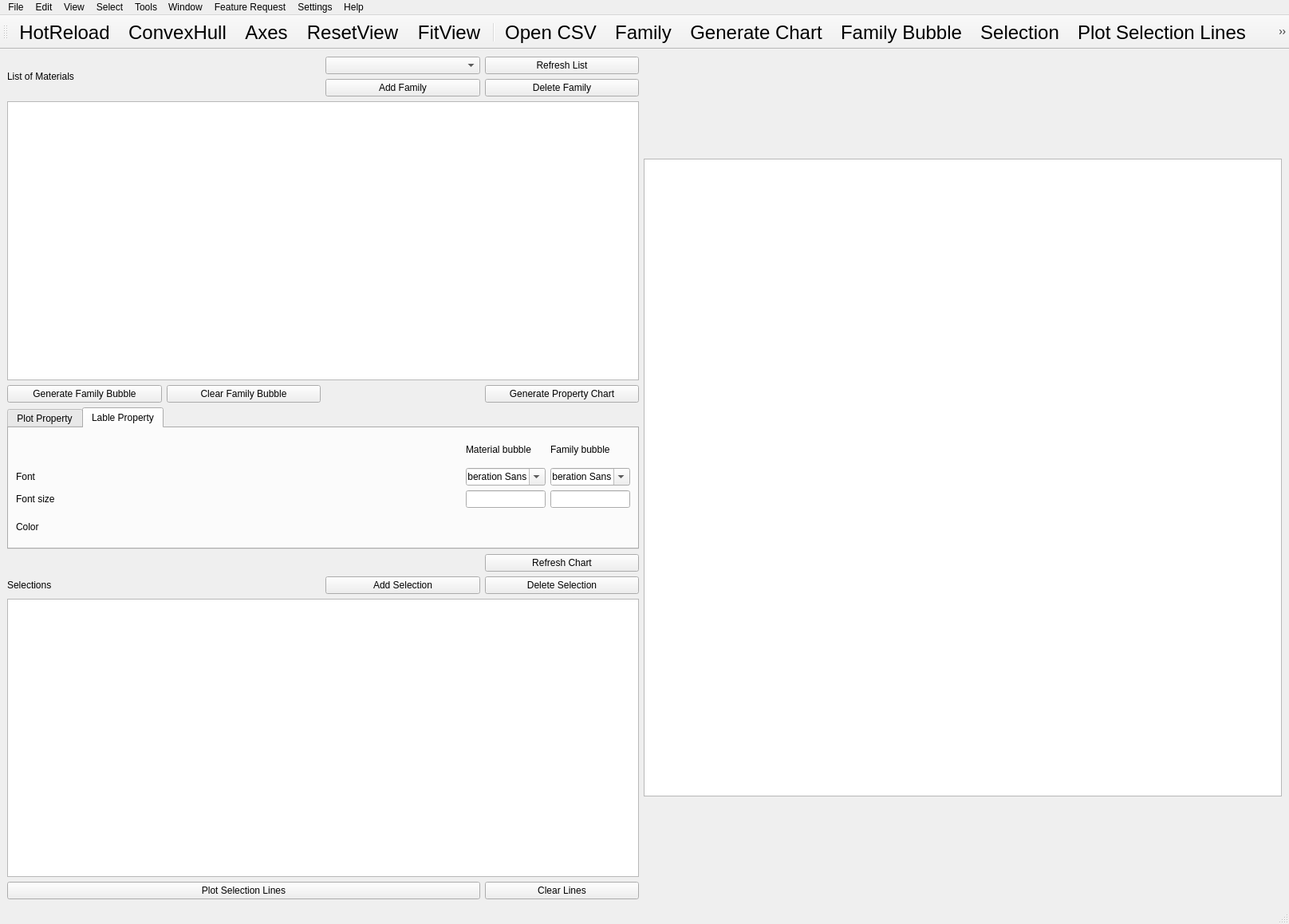
<?xml version="1.0" encoding="UTF-8"?>
<ui version="4.0">
 <class>MainWindow</class>
 <widget class="QMainWindow" name="MainWindow">
  <property name="geometry">
   <rect>
    <x>0</x>
    <y>0</y>
    <width>1616</width>
    <height>1159</height>
   </rect>
  </property>
  <property name="windowTitle">
   <string>MainWindow</string>
  </property>
  <widget class="QWidget" name="centralwidget">
   <layout class="QHBoxLayout" name="horizontalLayout" stretch="1,10">
    <item>
     <layout class="QGridLayout" name="gridLayout">
      <property name="leftMargin">
       <number>0</number>
      </property>
      <property name="topMargin">
       <number>0</number>
      </property>
      <property name="horizontalSpacing">
       <number>6</number>
      </property>
      <item row="11" column="0" colspan="4">
       <widget class="QListView" name="listView"/>
      </item>
      <item row="12" column="3" rowspan="2">
       <widget class="QPushButton" name="Plot_clear">
        <property name="text">
         <string>Clear Lines</string>
        </property>
       </widget>
      </item>
      <item row="10" column="3">
       <widget class="QPushButton" name="pushButton_5">
        <property name="text">
         <string>Delete Selection</string>
        </property>
       </widget>
      </item>
      <item row="9" column="3">
       <widget class="QPushButton" name="Plot_Refresh_2">
        <property name="text">
         <string>Refresh Chart</string>
        </property>
       </widget>
      </item>
      <item row="10" column="2">
       <widget class="QPushButton" name="pushButton_4">
        <property name="text">
         <string>Add Selection</string>
        </property>
       </widget>
      </item>
      <item row="8" column="0" colspan="4">
       <widget class="QTabWidget" name="tabWidget">
        <property name="sizePolicy">
         <sizepolicy hsizetype="Preferred" vsizetype="Preferred">
          <horstretch>0</horstretch>
          <verstretch>0</verstretch>
         </sizepolicy>
        </property>
        <property name="focusPolicy">
         <enum>Qt::TabFocus</enum>
        </property>
        <property name="currentIndex">
         <number>1</number>
        </property>
        <widget class="QWidget" name="plot_prop">
         <property name="sizePolicy">
          <sizepolicy hsizetype="Minimum" vsizetype="Preferred">
           <horstretch>0</horstretch>
           <verstretch>0</verstretch>
          </sizepolicy>
         </property>
         <attribute name="title">
          <string>Plot Property</string>
         </attribute>
         <layout class="QHBoxLayout" name="horizontalLayout_2">
          <item>
           <layout class="QGridLayout" name="gridLayout_2">
            <item row="0" column="2">
             <widget class="QLineEdit" name="x_range_h">
              <property name="sizePolicy">
               <sizepolicy hsizetype="Preferred" vsizetype="Fixed">
                <horstretch>0</horstretch>
                <verstretch>0</verstretch>
               </sizepolicy>
              </property>
              <property name="maximumSize">
               <size>
                <width>100</width>
                <height>16777215</height>
               </size>
              </property>
             </widget>
            </item>
            <item row="3" column="0">
             <widget class="QRadioButton" name="logRadio">
              <property name="text">
               <string>LogScale</string>
              </property>
              <property name="checked">
               <bool>true</bool>
              </property>
              <attribute name="buttonGroup">
               <string notr="true">buttonGroup</string>
              </attribute>
             </widget>
            </item>
            <item row="1" column="2">
             <widget class="QLineEdit" name="y_range_l">
              <property name="sizePolicy">
               <sizepolicy hsizetype="Preferred" vsizetype="Fixed">
                <horstretch>0</horstretch>
                <verstretch>0</verstretch>
               </sizepolicy>
              </property>
              <property name="maximumSize">
               <size>
                <width>100</width>
                <height>16777215</height>
               </size>
              </property>
             </widget>
            </item>
            <item row="3" column="1">
             <widget class="QRadioButton" name="linearRadio">
              <property name="text">
               <string>Linear</string>
              </property>
              <attribute name="buttonGroup">
               <string notr="true">buttonGroup</string>
              </attribute>
             </widget>
            </item>
            <item row="0" column="1">
             <widget class="QLineEdit" name="x_range_l">
              <property name="sizePolicy">
               <sizepolicy hsizetype="Preferred" vsizetype="Fixed">
                <horstretch>0</horstretch>
                <verstretch>0</verstretch>
               </sizepolicy>
              </property>
              <property name="maximumSize">
               <size>
                <width>100</width>
                <height>16777215</height>
               </size>
              </property>
             </widget>
            </item>
            <item row="1" column="1">
             <widget class="QLineEdit" name="y_range_h">
              <property name="sizePolicy">
               <sizepolicy hsizetype="Preferred" vsizetype="Fixed">
                <horstretch>0</horstretch>
                <verstretch>0</verstretch>
               </sizepolicy>
              </property>
              <property name="maximumSize">
               <size>
                <width>100</width>
                <height>16777215</height>
               </size>
              </property>
             </widget>
            </item>
            <item row="2" column="0">
             <widget class="QLabel" name="label_3">
              <property name="text">
               <string>Expansion ratio</string>
              </property>
             </widget>
            </item>
            <item row="2" column="1">
             <widget class="QLineEdit" name="Exp_Ratio">
              <property name="sizePolicy">
               <sizepolicy hsizetype="Preferred" vsizetype="Fixed">
                <horstretch>0</horstretch>
                <verstretch>0</verstretch>
               </sizepolicy>
              </property>
              <property name="maximumSize">
               <size>
                <width>100</width>
                <height>16777215</height>
               </size>
              </property>
             </widget>
            </item>
            <item row="0" column="0">
             <widget class="QLabel" name="label">
              <property name="text">
               <string>x-axis range</string>
              </property>
             </widget>
            </item>
            <item row="1" column="0">
             <widget class="QLabel" name="label_2">
              <property name="text">
               <string>y-axis range</string>
              </property>
             </widget>
            </item>
            <item row="4" column="0">
             <widget class="QCheckBox" name="checkBox_cursor">
              <property name="text">
               <string>Cursor lines</string>
              </property>
              <property name="checked">
               <bool>true</bool>
              </property>
             </widget>
            </item>
           </layout>
          </item>
         </layout>
        </widget>
        <widget class="QWidget" name="lable_property">
         <property name="sizePolicy">
          <sizepolicy hsizetype="Minimum" vsizetype="Preferred">
           <horstretch>0</horstretch>
           <verstretch>0</verstretch>
          </sizepolicy>
         </property>
         <attribute name="title">
          <string>Lable Property</string>
         </attribute>
         <layout class="QHBoxLayout" name="horizontalLayout_3">
          <item>
           <layout class="QGridLayout" name="gridLayout_3">
            <item row="0" column="3">
             <widget class="QLabel" name="label_10">
              <property name="text">
               <string>Family bubble</string>
              </property>
             </widget>
            </item>
            <item row="1" column="2">
             <widget class="QFontComboBox" name="fontComboBox_MatB">
              <property name="enabled">
               <bool>true</bool>
              </property>
              <property name="maximumSize">
               <size>
                <width>100</width>
                <height>16777215</height>
               </size>
              </property>
             </widget>
            </item>
            <item row="2" column="2">
             <widget class="QLineEdit" name="Fontsize_MatB">
              <property name="sizePolicy">
               <sizepolicy hsizetype="Preferred" vsizetype="Fixed">
                <horstretch>0</horstretch>
                <verstretch>0</verstretch>
               </sizepolicy>
              </property>
              <property name="maximumSize">
               <size>
                <width>100</width>
                <height>16777215</height>
               </size>
              </property>
             </widget>
            </item>
            <item row="2" column="3">
             <widget class="QLineEdit" name="Fontsize_FamB">
              <property name="sizePolicy">
               <sizepolicy hsizetype="Preferred" vsizetype="Fixed">
                <horstretch>0</horstretch>
                <verstretch>0</verstretch>
               </sizepolicy>
              </property>
              <property name="maximumSize">
               <size>
                <width>100</width>
                <height>16777215</height>
               </size>
              </property>
             </widget>
            </item>
            <item row="1" column="3">
             <widget class="QFontComboBox" name="fontComboBox_FamB">
              <property name="maximumSize">
               <size>
                <width>100</width>
                <height>16777215</height>
               </size>
              </property>
             </widget>
            </item>
            <item row="0" column="2">
             <widget class="QLabel" name="label_9">
              <property name="text">
               <string>Material bubble</string>
              </property>
             </widget>
            </item>
            <item row="1" column="0" colspan="2">
             <widget class="QLabel" name="label_6">
              <property name="text">
               <string>Font</string>
              </property>
             </widget>
            </item>
            <item row="2" column="0" colspan="2">
             <widget class="QLabel" name="label_7">
              <property name="text">
               <string>Font size</string>
              </property>
             </widget>
            </item>
            <item row="3" column="0" colspan="2">
             <widget class="QLabel" name="label_8">
              <property name="text">
               <string>Color</string>
              </property>
             </widget>
            </item>
           </layout>
          </item>
         </layout>
        </widget>
       </widget>
      </item>
      <item row="6" column="0" colspan="4">
       <widget class="TreeView" name="treeView">
        <attribute name="headerVisible">
         <bool>false</bool>
        </attribute>
       </widget>
      </item>
      <item row="10" column="0" colspan="2">
       <widget class="QLabel" name="label_5">
        <property name="text">
         <string>Selections</string>
        </property>
       </widget>
      </item>
      <item row="0" column="2">
       <widget class="QComboBox" name="familyColumn"/>
      </item>
      <item row="0" column="3">
       <widget class="QPushButton" name="Refresh_List">
        <property name="text">
         <string>Refresh List</string>
        </property>
       </widget>
      </item>
      <item row="1" column="2" rowspan="4">
       <widget class="QPushButton" name="pushButton_3">
        <property name="text">
         <string>Add Family</string>
        </property>
       </widget>
      </item>
      <item row="1" column="3" rowspan="4">
       <widget class="QPushButton" name="pushButton_6">
        <property name="text">
         <string>Delete Family</string>
        </property>
       </widget>
      </item>
      <item row="7" column="1">
       <widget class="QPushButton" name="pushButton">
        <property name="text">
         <string>Clear Family Bubble</string>
        </property>
       </widget>
      </item>
      <item row="7" column="0">
       <widget class="QPushButton" name="pushButton_2">
        <property name="text">
         <string>Generate Family Bubble</string>
        </property>
       </widget>
      </item>
      <item row="7" column="3">
       <widget class="QPushButton" name="Plot_Prop_Chrt">
        <property name="text">
         <string>Generate Property Chart</string>
        </property>
       </widget>
      </item>
      <item row="12" column="0" rowspan="2" colspan="3">
       <widget class="QPushButton" name="Plot_sel_ln">
        <property name="text">
         <string>Plot Selection Lines</string>
        </property>
       </widget>
      </item>
      <item row="0" column="0" rowspan="5" colspan="2">
       <widget class="QLabel" name="label_4">
        <property name="text">
         <string>List of Materials</string>
        </property>
       </widget>
      </item>
     </layout>
    </item>
    <item>
     <widget class="AGraphicsView" name="graphicsView">
      <property name="sizePolicy">
       <sizepolicy hsizetype="Fixed" vsizetype="Fixed">
        <horstretch>0</horstretch>
        <verstretch>0</verstretch>
       </sizepolicy>
      </property>
      <property name="minimumSize">
       <size>
        <width>800</width>
        <height>800</height>
       </size>
      </property>
      <property name="maximumSize">
       <size>
        <width>800</width>
        <height>800</height>
       </size>
      </property>
     </widget>
    </item>
   </layout>
  </widget>
  <widget class="QMenuBar" name="menubar">
   <property name="geometry">
    <rect>
     <x>0</x>
     <y>0</y>
     <width>1616</width>
     <height>21</height>
    </rect>
   </property>
   <widget class="QMenu" name="menuFile">
    <property name="title">
     <string>File</string>
    </property>
    <addaction name="actionOpen_CSV"/>
    <addaction name="actionExit"/>
   </widget>
   <widget class="QMenu" name="menuEdit">
    <property name="title">
     <string>Edit</string>
    </property>
    <addaction name="actionAdd_Material"/>
    <addaction name="actionDelete_Material"/>
    <addaction name="separator"/>
    <addaction name="actionGroup_Family"/>
    <addaction name="actionUngroup_Family"/>
   </widget>
   <widget class="QMenu" name="menuView">
    <property name="title">
     <string>View</string>
    </property>
   </widget>
   <widget class="QMenu" name="menuSelect">
    <property name="title">
     <string>Select</string>
    </property>
   </widget>
   <widget class="QMenu" name="menuTools">
    <property name="title">
     <string>Tools</string>
    </property>
   </widget>
   <widget class="QMenu" name="menuWindow">
    <property name="title">
     <string>Window</string>
    </property>
   </widget>
   <widget class="QMenu" name="menuFeature_Request">
    <property name="title">
     <string>Feature Request</string>
    </property>
   </widget>
   <widget class="QMenu" name="menuHelp">
    <property name="title">
     <string>Help</string>
    </property>
   </widget>
   <widget class="QMenu" name="menuSettings">
    <property name="title">
     <string>Settings</string>
    </property>
   </widget>
   <addaction name="menuFile"/>
   <addaction name="menuEdit"/>
   <addaction name="menuView"/>
   <addaction name="menuSelect"/>
   <addaction name="menuTools"/>
   <addaction name="menuWindow"/>
   <addaction name="menuFeature_Request"/>
   <addaction name="menuSettings"/>
   <addaction name="menuHelp"/>
  </widget>
  <widget class="QStatusBar" name="statusbar"/>
  <widget class="QToolBar" name="toolBar">
   <property name="maximumSize">
    <size>
     <width>16777215</width>
     <height>100</height>
    </size>
   </property>
   <property name="font">
    <font>
     <pointsize>18</pointsize>
    </font>
   </property>
   <property name="windowTitle">
    <string>toolBar</string>
   </property>
   <property name="iconSize">
    <size>
     <width>64</width>
     <height>64</height>
    </size>
   </property>
   <attribute name="toolBarArea">
    <enum>TopToolBarArea</enum>
   </attribute>
   <attribute name="toolBarBreak">
    <bool>false</bool>
   </attribute>
   <addaction name="actionHotReload"/>
   <addaction name="actionConvexHull"/>
   <addaction name="actionAxes"/>
   <addaction name="actionResetView"/>
   <addaction name="actionFitView"/>
   <addaction name="separator"/>
   <addaction name="actionOpen_CSV"/>
   <addaction name="actionFamily"/>
   <addaction name="actionGenerateChart"/>
   <addaction name="actionFamilyBubble"/>
   <addaction name="actionSelection"/>
   <addaction name="actionPlotSelLn"/>
   <addaction name="actionExport"/>
   <addaction name="separator"/>
   <addaction name="actionSearch"/>
  </widget>
  <action name="actionOpen_CSV">
   <property name="icon">
    <iconset>
     <normaloff>Res/OpenCSV.svg</normaloff>Res/OpenCSV.svg</iconset>
   </property>
   <property name="text">
    <string>Open CSV...</string>
   </property>
  </action>
  <action name="actionExit">
   <property name="text">
    <string>Exit</string>
   </property>
  </action>
  <action name="actionAxes">
   <property name="icon">
    <iconset>
     <normaloff>Res/Axes.svg</normaloff>Res/Axes.svg</iconset>
   </property>
   <property name="text">
    <string>Axes</string>
   </property>
   <property name="toolTip">
    <string>Axes</string>
   </property>
  </action>
  <action name="actionSearch">
   <property name="text">
    <string>Search</string>
   </property>
  </action>
  <action name="actionTools">
   <property name="text">
    <string>Tools</string>
   </property>
  </action>
  <action name="actionSettings">
   <property name="text">
    <string>Settings</string>
   </property>
  </action>
  <action name="actionHelp">
   <property name="text">
    <string>Help</string>
   </property>
  </action>
  <action name="actionAdd_Material">
   <property name="text">
    <string>Add Material</string>
   </property>
  </action>
  <action name="actionDelete_Material">
   <property name="text">
    <string>Delete Material</string>
   </property>
  </action>
  <action name="actionGroup_Family">
   <property name="text">
    <string>Group Family</string>
   </property>
  </action>
  <action name="actionUngroup_Family">
   <property name="text">
    <string>Ungroup Family</string>
   </property>
  </action>
  <action name="actionHotReload">
   <property name="text">
    <string>HotReload</string>
   </property>
   <property name="toolTip">
    <string>Hot reload your code</string>
   </property>
   <property name="shortcut">
    <string>F5</string>
   </property>
  </action>
  <action name="actionConvexHull">
   <property name="icon">
    <iconset>
     <normaloff>Res/FamBubb.svg</normaloff>Res/FamBubb.svg</iconset>
   </property>
   <property name="text">
    <string>ConvexHull</string>
   </property>
  </action>
  <action name="actionFamily">
   <property name="icon">
    <iconset>
     <normaloff>Res/Family.svg</normaloff>Res/Family.svg</iconset>
   </property>
   <property name="text">
    <string>Family</string>
   </property>
  </action>
  <action name="actionGenerateChart">
   <property name="icon">
    <iconset>
     <normaloff>Res/MatBubb.svg</normaloff>Res/MatBubb.svg</iconset>
   </property>
   <property name="text">
    <string>Generate Chart</string>
   </property>
  </action>
  <action name="actionSelection">
   <property name="icon">
    <iconset>
     <normaloff>Res/Select.svg</normaloff>Res/Select.svg</iconset>
   </property>
   <property name="text">
    <string>Selection</string>
   </property>
  </action>
  <action name="actionPlotSelLn">
   <property name="icon">
    <iconset>
     <normaloff>Res/SelectionLine.svg</normaloff>Res/SelectionLine.svg</iconset>
   </property>
   <property name="text">
    <string>Plot Selection Lines</string>
   </property>
  </action>
  <action name="actionExport">
   <property name="icon">
    <iconset>
     <normaloff>Res/Export.svg</normaloff>Res/Export.svg</iconset>
   </property>
   <property name="text">
    <string>Export</string>
   </property>
  </action>
  <action name="actionFamilyBubble">
   <property name="icon">
    <iconset>
     <normaloff>Res/FamBubb.svg</normaloff>Res/FamBubb.svg</iconset>
   </property>
   <property name="text">
    <string>Family Bubble</string>
   </property>
  </action>
  <action name="actionResetView">
   <property name="text">
    <string>ResetView</string>
   </property>
   <property name="toolTip">
    <string>ResetView</string>
   </property>
  </action>
  <action name="actionFitView">
   <property name="text">
    <string>FitView</string>
   </property>
  </action>
 </widget>
 <customwidgets>
  <customwidget>
   <class>AGraphicsView</class>
   <extends>QGraphicsView</extends>
   <header location="global">AGraphicsView</header>
  </customwidget>
  <customwidget>
   <class>TreeView</class>
   <extends>QTreeView</extends>
   <header location="global">TreeView</header>
  </customwidget>
 </customwidgets>
 <resources/>
 <connections/>
 <buttongroups>
  <buttongroup name="buttonGroup"/>
 </buttongroups>
</ui>
